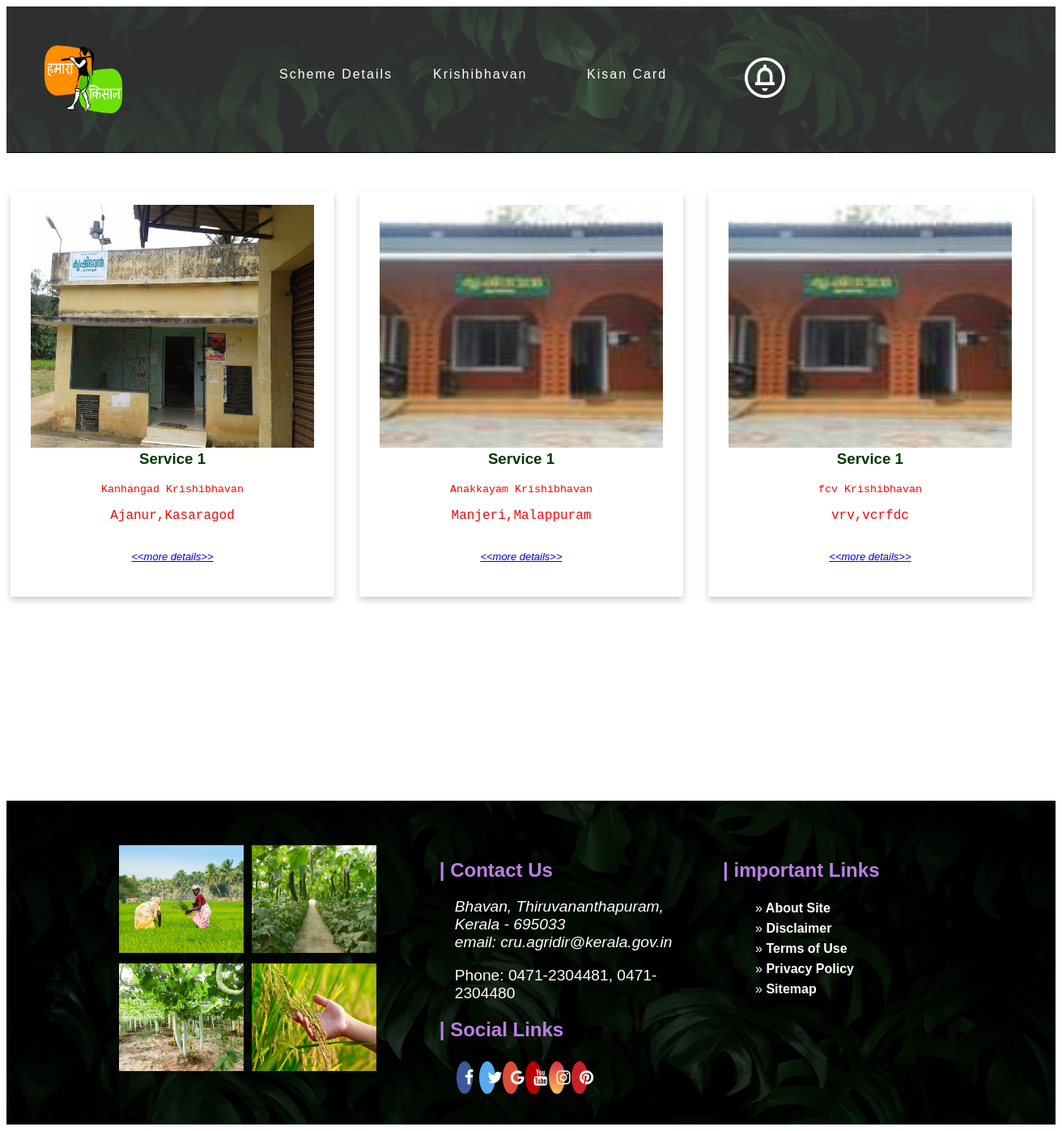
Screenshot of /User_KrishibhavanList/ with the database file from the repository.
### KISAN_APP/models.py (models this page shows)
class KRISHIBHAVAN(models.Model):
    uid = models.CharField(max_length=30)
    image = models.ImageField(null=True, blank=True, upload_to="images/")
    place = models.CharField(max_length=30)
    municipality = models.CharField(max_length=40)
    panchayath = models.CharField(max_length=40)
    district = models.CharField(max_length=30)
    state = models.CharField(max_length=30)
    country = models.CharField(max_length=30)
    pin_code = models.DecimalField(decimal_places=0, max_digits=6)
    phone = models.CharField(max_length=14)
    email = models.EmailField()
    ecode = models.CharField(max_length=8)

### KISAN_APP/views.py (the view)
# urls.py: path('User_KrishibhavanList/', views.User_KrishibhavanList, name='User_KrishibhavanList'),
def User_KrishibhavanList(request):
    krishibhavan_list = KRISHIBHAVAN.objects.all()
    return render(request, 'User_KrishibhavanList.html', locals())

### Templates/User_KrishibhavanList.html (shortened to what this page needs)
{% extends 'userIndex.html' %}
{% load static %}
{% block content %}
<html lang="en">
<head>
</head>
<body>
    <div class="services">
    <div class="reporter-body">
        <div class="row">
        {% for i in krishibhavan_list %}
          <div class="column">
            <div class="card">
              <img src="{{ i.image.url }}" alt="">
              <h3>Service 1</h3>
              <p> <small>{{ i.place }} Krishibhavan</small> </p>
              <p>{{ i.panchayath }},{{ i.district }}</p>
                <br>
              <a href="#">&lt;&lt;more details&gt;&gt;</a>
            </div>
          </div>
    {% endfor %}
        </div>
    </div>
    </div>
</body>
</html>
{% endblock %}

### Templates/userIndex.html (shortened to what this page needs)
{% load static %}
<head>
    <link type="text/css" rel="stylesheet" href="{% static 'css/nav.css' %}">
</head>
<nav class="navbar">
    <div class="nav-row">
        <div class="logoImage">
           <a href="{% url 'userHome' %}">
            <img class="logo" src="{% static 'images/kisan.png' %}" alt="">
           </a>
        </div>
        <div class="navlinks">
            <ul>
                <li><a href="{% url 'user_SchemeDetails' %}">Scheme Details</a></li>
                <li><a href="{% url 'User_KrishibhavanList' %}">Krishibhavan</a></li>
                <li><a href="{% url 'KisanCard' %}">Kisan Card</a></li>
                <li><a href="{% url 'User_Notifications' %}">
                    <span class="material-symbols-outlined">
                    </span>
                </a></li>
                <li>
                    <div class="profile" >
                        <button class="dropdown-profile">
                        </button>
                    </div>
                </li>
            </ul>
        </div>
    </div>
</nav>
{% block content %}
{% endblock %}
{% include 'footer.html' %}

### Templates/footer.html (shortened to what this page needs)
{% load static %}
<link rel="stylesheet" href="https://cdnjs.cloudflare.com/ajax/libs/font-awesome/4.7.0/css/font-awesome.min.css">
<footer class="footer">
    <div class="footer-contents">
        <div class="col1">
            <div class="grid-row">
                <div class="img-grid">
                    <img src="{% static 'images/grid1.jpg' %}" alt="">
                </div>
                <div class="img-grid">
                    <img src="{% static 'images/grid2.jpg' %}" alt="">
                </div>
            </div>
            <div class="grid-row">
                <div class="img-grid">
                    <img src="{% static 'images/grid3.jpg' %}" alt="">
                </div>
                <div class="img-grid">
                    <img src="{% static 'images/grid4.jpg' %}" alt="">
                </div>
            </div>
        </div>
        <div class="col2">
            <h2>| Contact Us</h2>
            <div class="contact">
                <address>
                    Bhavan, Thiruvananthapuram,
                    <br>
                    Kerala - 695033
                    <br>
                    email: cru.agridir@kerala.gov.in
                </address>
                <p>Phone: 0471-2304481, 0471-2304480</p>
            </div>
            <h2>| Social Links</h2>
            <div class="social-links">
                <a href="#" class="fa fa-facebook"></a>
                <a href="#" class="fa fa-twitter"></a>
                <a href="#" class="fa fa-google"></a>
                <a href="#" class="fa fa-youtube"></a>
                <a href="#" class="fa fa-instagram"></a>
                <a href="#" class="fa fa-pinterest"></a>
            </div>
        </div>
        <div class="col3">
            <h2>| important Links</h2>
            <div class="about">
                <ul>
                    <li><a href="{% url 'about_us' %}"> About Site</a></li>
                    <li><a href="{% url 'privacy_policy' %}"> Disclaimer</a></li>
                    <li><a href="{% url 'privacy_policy' %}"> Terms of Use</a></li>
                    <li><a href="{% url 'privacy_policy' %}"> Privacy Policy</a></li>
                    <li><a href="{% url 'contact' %}"> Sitemap</a></li>
                </ul>
            </div>
        </div>
    </div>
</footer>

### static/css/nav.css (style rules this page uses)
.navbar { padding:0; margin:0; width:100%; height:620px; }
.nav-row { width: 100%; height: 180px; background-color: rgba(240, 241, 241, 0.191); display: flex; flex-direction: row; }
.logoImage { width: 10%; height: 150px; margin: 15px 40px; }
.logo { height: 100%; width: 100%; }
.navlinks { width: 65%; height: 130px; margin: 25px 67px; }
.navlinks ul { display: flex; flex-direction: row; list-style: none; margin: 50px 20px; }
.navlinks li { padding-left: 20px; padding-right: 20px; display: block; }
.navlinks a { text-decoration: none; font-size: 16px; color: white; letter-spacing: 2px; display: block; width: 140px; }

### Templates/User_KrishibhavanList.html (style rules this page uses)
.navbar { padding: 0; margin: 0; width: 100%; height: 181px; }
* { box-sizing: border-box; }
body { font-family: Arial, Helvetica, sans-serif; }
.services { height: 800px; width: 100%; padding-top: 3em; }
.column { position: relative; height: 50%; float: left; width: 33%; padding: 0 10px; margin-bottom: 20px; }
.card { box-shadow: 0 4px 8px 0 rgba(0, 0, 0, 0.2); padding: 16px; text-align: center; background-color:white; width:400px; height: 500px; }
.row { margin: 0 -5px; height: 500px; }
.row:after { content: ""; display: table; clear: both; }
.card img { width: 350px; height: 300px; }
.card h3 { font-weight:0; font-family: 'Franklin Gothic Medium', 'Arial Narrow', Arial, sans-serif; color: rgb(3, 56, 3); margin-top: 3px; }
.card p { font-weight:0; font-family:'Courier New', Courier, monospace; color: rgb(243, 7, 7); margin-top: 3px; }
.card a { font-size: small; font-style: italic; }

### rows the page displays
KRISHIBHAVAN: image (picture), place "Kanhangad", panchayath "Ajanur", district "Kasaragod"
KRISHIBHAVAN: image (picture), place "Anakkayam", panchayath "Manjeri", district "Malappuram"
KRISHIBHAVAN: image (picture), place "fcv", panchayath "vrv", district "vcrfdc"
